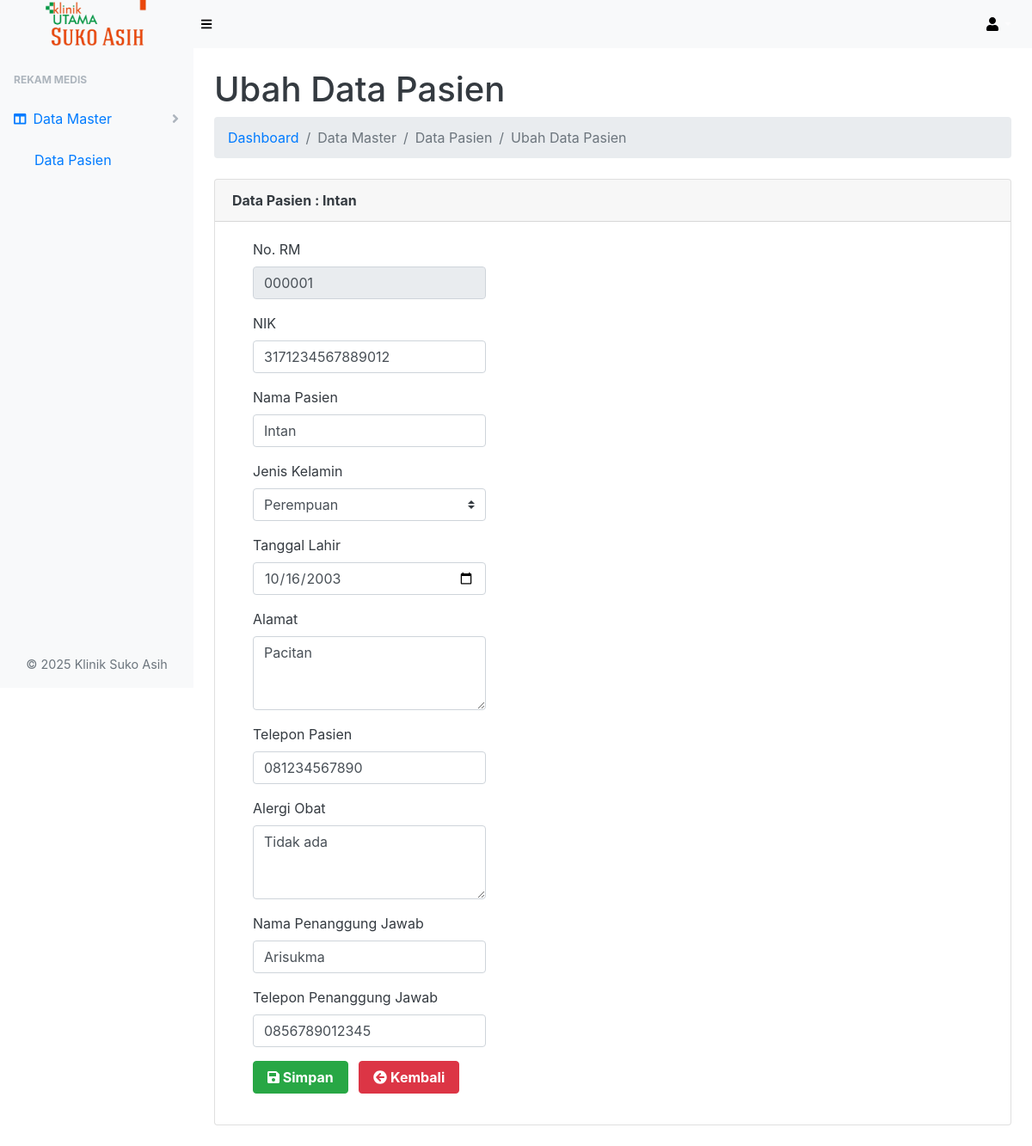
/data-master/data-pasien/pasien_ubah.php?&no_rm=1 (signed in), run on the app's committed database.
### tables this page shows
CREATE TABLE `tb_pasien` (
  `no_rm` int(6) NOT NULL,
  `nik` bigint(16) NOT NULL,
  `nm_pasien` varchar(60) NOT NULL,
  `jenis_kelamin` enum('Laki-Laki','Perempuan') NOT NULL,
  `tgl_lahir` date NOT NULL,
  `alamat` text NOT NULL,
  `telp_psn` varchar(15) NOT NULL,
  `alergi_obat` text NOT NULL,
  `riwayat_penyakit` text NOT NULL,
  `nm_pj` varchar(60) NOT NULL,
  `telp_pj` varchar(15) NOT NULL
);

### data-master/data-pasien/pasien_ubah.php (the view, shortened to what this page needs)
<?php
include '../../koneksi.php';
$ambil = $koneksi->query("SELECT * FROM tb_pasien WHERE no_rm='$_GET[no_rm]'");
$pecah = $ambil->fetch_assoc();
?>
<!DOCTYPE html>
<html lang="en">
<head>
    <link href="../../assets/css/styles.css" rel="stylesheet" />
    <link href="../../assets/css/dataTables.bootstrap4.min.css" rel="stylesheet" />
</head>
<body class="sb-nav-fixed">
   <nav class="sb-topnav navbar navbar-expand navbar-dark bg-light">
        <a class="navbar-brand text-center" href="index.php">
            <img src="../../login/img/logodashboard.png" alt="Logo Klinik Suko Asih" style="height: 60px;">
        </a>
        <button class="btn btn-link btn-sm order-1 order-lg-0" id="sidebarToggle" href="#"><i class="fas fa-bars" style="color: black;"></i></button>
        <ul class="navbar-nav ml-auto ml-md-0">
            <li class="nav-item dropdown">
                <a class="nav-link dropdown-toggle" id="userDropdown" href="#" role="button" data-toggle="dropdown" aria-haspopup="true" aria-expanded="false"><i class="fas fa-user fa-fw" style="color: black;"></i></a>
            </li>
        </ul>
    </nav>
    <div id="layoutSidenav">
        <div id="layoutSidenav_nav">
            <nav class="sb-sidenav accordion sb-sidenav-light" id="sidenavAccordion">
                <div class="sb-sidenav-menu">
                    <div class="nav">
                        <div class="sb-sidenav-menu-heading">Rekam Medis</div>
                        <a class="nav-link collapsed active" href="#" data-toggle="collapse" data-target="#data-master" aria-expanded="false" aria-controls="data-master">
                            <div class="sb-nav-link-icon"><i class="fas fa-columns"></i></div>
                            Data Master
                            <div class="sb-sidenav-collapse-arrow"><i class="fas fa-angle-down"></i></div>
                        </a>
                        <div class="collapse show" id="data-master" aria-labelledby="headingOne" data-parent="#sidenavAccordion">
                            <nav class="sb-sidenav-menu-nested nav show">
                                <a class="nav-link active" href="pasien.php">Data Pasien</a>
                            </nav>
                        </div>
                    </div>
                </div>
                <p class="text-center mt-3 text-muted" style="font-size: 0.9rem;">&copy; 2025 Klinik Suko Asih</p>
            </nav>
        </div>
        <div id="layoutSidenav_content" class="bg-white text-dark">
            <main>
                <div class="container-fluid">
                    <h1 class="mt-4">Ubah Data Pasien</h1>
                    <ol class="breadcrumb mb-4">
                        <li class="breadcrumb-item"><a href="../../index.php" class="text-decoration-none">Dashboard</a></li>
                        <li class="breadcrumb-item active">Data Master</li>
                        <li class="breadcrumb-item active">Data Pasien</li>
                        <li class="breadcrumb-item active">Ubah Data Pasien</li>
                    </ol>
                    <div class="card mb-4">
                        <div class="card-header font-weight-bold">
                            Data Pasien : <?php echo $pecah['nm_pasien']; ?>
                        </div>
                        <div class="card-body">
                            <div class="">
                                <form class="ml-4" method="post" enctype="multipart/form-data">
                                    <div class="form-group row">
                                        <div class="col-sm-4">
                                            <label>No. RM</label>
                                            <input type="text" class="form-control" id="no_rm" name="no_rm" value="<?php echo str_pad($pecah['no_rm'], 6, '0', STR_PAD_LEFT); ?>" readonly>
                                        </div>
                                    </div>
                                    <div class="form-group row">
                                        <div class="col-sm-4">
                                            <label>NIK</label>
                                            <input type="text" class="form-control" name="nik"
                                            value="<?= htmlspecialchars($pecah['nik']) ?>"
                                            minlength="16" maxlength="16"
                                            pattern="\d{16}"
                                            required title="NIK harus 16 digit angka.">
                                        </div>
                                    </div>
                                    <div class="form-group row">
                                        <div class="col-sm-4">
                                            <label>Nama Pasien</label>
                                            <input type="text" class="form-control" name="nm_pasien" value="<?php echo $pecah['nm_pasien'] ?>" required>
                                        </div>
                                    </div>
                                    <div class="form-group row">
                                        <div class="col-sm-4">
                                            <label>Jenis Kelamin</label>
                                            <select class="custom-select" name="jenis_kelamin" required>
                                                <option value="Perempuan" <?= $pecah['jenis_kelamin'] == 'Perempuan' ? 'selected' : '' ?>>Perempuan</option>
                                            </select>
                                        </div>
                                    </div>
                                    <div class="form-group row">
                                        <div class="col-sm-4">
                                            <label>Tanggal Lahir</label>
                                            <input type="date" class="form-control" name="tgl_lahir" value="<?php echo $pecah['tgl_lahir'] ?>" required>
                                        </div>
                                    </div>
                                    <div class="form-group row">
                                        <div class="col-sm-4">
                                            <label>Alamat</label>
                                            <textarea class="form-control" name="alamat" rows="3" required><?php echo $pecah['alamat'] ?></textarea>
                                        </div>
                                    </div>
                                    <div class="form-group row">
                                        <div class="col-sm-4">
                                            <label>Telepon Pasien</label>
                                            <input type="text" class="form-control" name="telp_psn" value = "<?php echo $pecah['telp_psn'] ?>" required>
                                        </div>
                                    </div>
                                    <div class="form-group row">
                                        <div class="col-sm-4">
                                            <label>Alergi Obat</label>
                                            <textarea class="form-control" name="alergi_obat" rows="3" required><?php echo $pecah['alergi_obat'] ?></textarea>
                                        </div>
                                    </div>
                                    <div class="form-group row">
                                        <div class="col-sm-4">
                                            <label>Nama Penanggung Jawab</label>
                                            <input type="text" class="form-control" name="nm_pj" value="<?php echo $pecah['nm_pj'] ?>" required>
                                        </div>
                                    </div>
                                    <div class="form-group row">
                                        <div class="col-sm-4">
                                            <label>Telepon Penanggung Jawab</label>
                                            <input type="text" class="form-control" name="telp_pj" value= "<?php echo $pecah['telp_pj'] ?>" required>
                                        </div>
                                    </div>
                                    <div class="form-group">
                                        <button class="btn btn-success font-weight-bold px-3 mr-2" name="ubah"><i class="fas fa-save"></i> Simpan</button>
                                        <a href="pasien.php" class="btn btn-danger font-weight-bold px-3 mr-2"><i class="fas fa-arrow-circle-left"></i> Kembali</a>
                                    </div>
                                </form>
                            </div>
                        </div>
                    </div>
                </div>
            </main>
        </div>
    </div>
</body>
</html>

### data on the page
tb_pasien: nm_pasien "Intan", no_rm "000001", nik "3171234567889012", jenis_kelamin "Perempuan", tgl_lahir "10/16/2003", alamat "Pacitan", telp_psn "081234567890", alergi_obat "Tidak ada", nm_pj "Arisukma", telp_pj "0856789012345"
